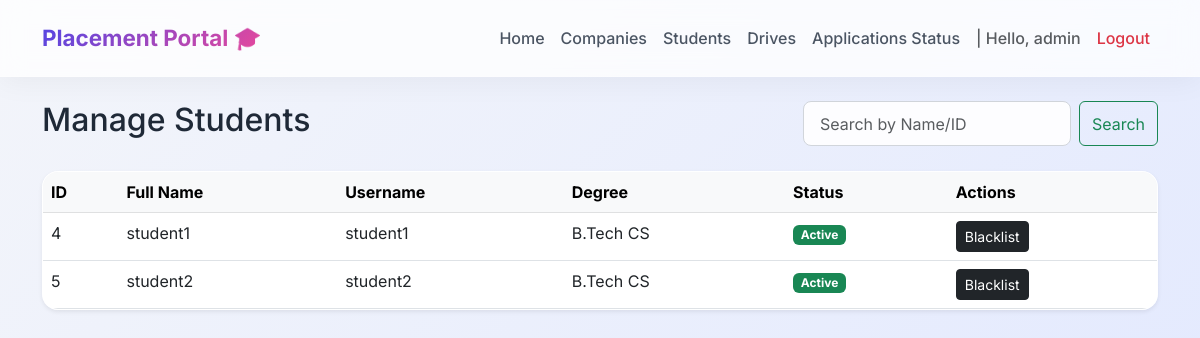
The page /admin/students (signed in) on the database its author committed.
### models.py (models this page shows)
class User(UserMixin, db.Model):
    id = db.Column(db.Integer, primary_key=True)
    username = db.Column(db.String(100), unique=True, nullable=False)
    email = db.Column(db.String(120), unique=True, nullable=False)
    password_hash = db.Column(db.String(255), nullable=False)
    role = db.Column(db.String(20), nullable=False) # 'admin', 'company', 'student'
    is_approved = db.Column(db.Boolean, default=False) # For company
    is_blacklisted = db.Column(db.Boolean, default=False)
    company_profile = db.relationship('CompanyProfile', backref='user', uselist=False)
    student_profile = db.relationship('StudentProfile', backref='user', uselist=False)

class StudentProfile(db.Model):
    id = db.Column(db.Integer, primary_key=True)
    user_id = db.Column(db.Integer, db.ForeignKey('user.id'), nullable=False)
    full_name = db.Column(db.String(100), nullable=False)
    degree = db.Column(db.String(100), nullable=False)
    resume_url = db.Column(db.String(255))
    applications = db.relationship('Application', backref='student', lazy=True)

### app.py (the view)
@app.route('/admin/students')
@login_required
def admin_students():
    if current_user.role != 'admin': abort(403)
    search_query = request.args.get('search', '')
    if search_query:
        students = User.query.join(StudentProfile).filter(
            User.role == 'student',
            (StudentProfile.full_name.ilike(f'%{search_query}%')) |
            (StudentProfile.id.like(f'%{search_query}%'))
        ).all()
    else:
        students = User.query.filter_by(role='student').all()
    return render_template('admin/students.html', students=students, search_query=search_query)

### app.py (called while the page is built)
@login_manager.user_loader
def load_user(user_id):
    return User.query.get(int(user_id))

### templates/admin/students.html
{% extends "base.html" %}
{% block content %}
<div class="d-flex justify-content-between align-items-center mb-4">
    <h2>Manage Students</h2>
    <form class="d-flex" method="GET" action="{{ url_for('admin_students') }}">
        <input class="form-control me-2" type="search" name="search" placeholder="Search by Name/ID" value="{{ search_query }}">
        <button class="btn btn-outline-success" type="submit">Search</button>
    </form>
</div>
<div class="card shadow-sm">
    <div class="card-body p-0">
        <table class="table table-hover mb-0">
            <thead class="table-light">
                <tr>
                    <th>ID</th>
                    <th>Full Name</th>
                    <th>Username</th>
                    <th>Degree</th>
                    <th>Status</th>
                    <th>Actions</th>
                </tr>
            </thead>
            <tbody>
                {% for student in students %}
                <tr>
                    <td>{{ student.id }}</td>
                    <td>{{ student.student_profile.full_name }}</td>
                    <td>{{ student.username }}</td>
                    <td>{{ student.student_profile.degree }}</td>
                    <td>
                        {% if student.is_blacklisted %}
                            <span class="badge bg-danger">Blacklisted</span>
                        {% else %}
                            <span class="badge bg-success">Active</span>
                        {% endif %}
                    </td>
                    <td>
                        {% if student.is_blacklisted %}
                            <form action="{{ url_for('admin_student_action', id=student.id, action='blacklist') }}" method="POST">
                                <button type="submit" class="btn btn-sm btn-secondary">Un-blacklist</button>
                            </form>
                        {% else %}
                            <form action="{{ url_for('admin_student_action', id=student.id, action='blacklist') }}" method="POST">
                                <button type="submit" class="btn btn-sm btn-dark">Blacklist</button>
                            </form>
                        {% endif %}
                    </td>
                </tr>
                {% else %}
                <tr><td colspan="6" class="text-center py-4">No students found.</td></tr>
                {% endfor %}
            </tbody>
        </table>
    </div>
</div>
{% endblock %}

### templates/base.html (shortened to what this page needs)
<!DOCTYPE html>
<html lang="en">
<head>
    <link href="https://cdn.jsdelivr.net/npm/bootstrap@5.3.0/dist/css/bootstrap.min.css" rel="stylesheet">
</head>
<body>
    <nav class="navbar navbar-expand-lg navbar-light bg-light border-bottom mb-4 shadow-sm">
      <div class="container">
        <a class="navbar-brand" href="/">Placement Portal 🎓</a>
        <div class="collapse navbar-collapse" id="navbarNav">
          <ul class="navbar-nav ms-auto">
            {% if current_user.is_authenticated %}
                {% if current_user.role == 'admin' %}
                    <li class="nav-item"><a class="nav-link" href="{{ url_for('admin_dashboard') }}">Home</a></li>
                    <li class="nav-item"><a class="nav-link" href="{{ url_for('admin_companies') }}">Companies</a></li>
                    <li class="nav-item"><a class="nav-link" href="{{ url_for('admin_students') }}">Students</a></li>
                    <li class="nav-item"><a class="nav-link" href="{{ url_for('admin_drives') }}">Drives</a></li>
                    <li class="nav-item"><a class="nav-link" href="{{ url_for('admin_history') }}">Applications Status</a></li>
                {% elif current_user.role == 'company' %}
                    <li class="nav-item"><a class="nav-link" href="{{ url_for('company_dashboard') }}">Home</a></li>
                {% elif current_user.role == 'student' %}
                    <li class="nav-item"><a class="nav-link" href="{{ url_for('student_dashboard') }}">Home</a></li>
                    <li class="nav-item"><a class="nav-link" href="{{ url_for('student_history') }}">My Applications</a></li>
                    <li class="nav-item"><a class="nav-link" href="{{ url_for('student_profile') }}">Profile</a></li>
                {% endif %}
                <li class="nav-item">
                    <span class="nav-link text-muted">| Hello, {{ current_user.username }}</span>
                </li>
                <li class="nav-item">
                    <a class="nav-link text-danger" href="{{ url_for('logout') }}">Logout</a>
                </li>
            {% else %}
                <li class="nav-item"><a class="nav-link" href="{{ url_for('login') }}">Login</a></li>
                <li class="nav-item"><a class="nav-link btn btn-primary text-white ms-2" href="{{ url_for('register') }}">Register</a></li>
            {% endif %}
          </ul>
        </div>
      </div>
    </nav>
    <div class="container">
        {% block content %}{% endblock %}
    </div>
</body>
</html>

### templates/base.html (style rules this page uses)
:root { --primary-bg: #f3f5fa; --brand-primary: #4f46e5; --brand-hover: #4338ca; --glass-bg: rgba(255, 255, 255, 0.75); --glass-border: rgba(255, 255, 255, 0.2); --card-shadow: 0 8px 32px rgba(31, 38, 135, 0.07); }
body { font-family: 'Inter', sans-serif; background: linear-gradient(135deg, #f3f5fa 0%, #e0e7ff 100%); color: #1f2937; min-height: 100vh; }
.navbar { background: var(--glass-bg) !important; backdrop-filter: blur(12px); -webkit-backdrop-filter: blur(12px); border-bottom: 1px solid var(--glass-border) !important; box-shadow: 0 4px 30px rgba(0, 0, 0, 0.05) !important; padding: 1rem 0; transition: all 0.3s ease; }
.navbar-brand { font-weight: 700; background: linear-gradient(135deg, #4f46e5 0%, #ec4899 100%); background-clip: text; -webkit-background-clip: text; -webkit-text-fill-color: transparent; font-size: 1.4rem; }
.nav-link { font-weight: 500; color: #4b5563; transition: all 0.2s ease-in-out; position: relative; }
.card, .card-stats { background: rgba(255, 255, 255, 0.9); backdrop-filter: blur(16px); border: 1px solid rgba(255, 255, 255, 0.5); border-radius: 16px; box-shadow: var(--card-shadow); transition: all 0.3s cubic-bezier(0.165, 0.84, 0.44, 1); overflow: hidden; }
.table { background: transparent; }
.table-light { background-color: rgba(243, 244, 246, 0.6); }
.table-hover tbody tr { transition: all 0.2s ease; }
.form-control, .form-select { border-radius: 8px; border: 1px solid #d1d5db; padding: 0.6rem 1rem; transition: all 0.2s ease; background: rgba(255, 255, 255, 0.9); }

### rows shown on the page
User: username "admin"
User: id "4", student_profile.full_name "student1", username "student1", student_profile.degree "B.Tech CS", is_blacklisted "Active"
User: id "5", student_profile.full_name "student2", username "student2", student_profile.degree "B.Tech CS", is_blacklisted "Active"
